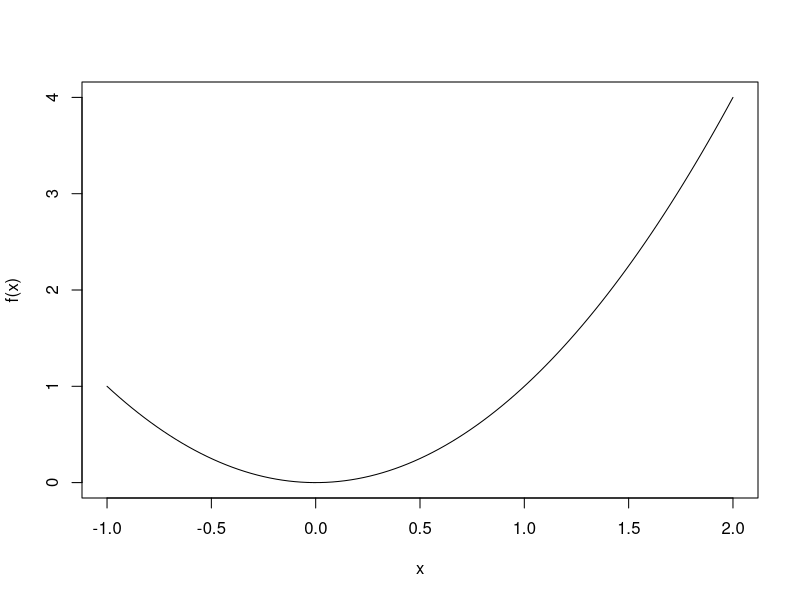

Reproduce this figure in R.
# f<-function(x){
#   x^2
# }
# 
# f(3)
# 
# ff<-function(x,m,dd){
#   (1/sqrt(2*pi*(dd^2))*(exp(-(x-m)^2/(2*(dd^2)))))
# }
# 
# ff()


f <- function(x){
  x^2
}
curve(f, -1, 2)
# P(0 < X < 1) = ?
integrate(f, 0, 1)

# X ~ N(100, 10)
MU <- 100
SIGMA <- 10
#
f <- function(x){
  (1/(sqrt(2*pi*SIGMA^2)))*exp(-(x - MU)^2/(2*SIGMA^2))
}

# P(90 < X < 110)
a1 <- integrate(f, 90, 110)$value
a1
a2 <- pnorm(110, MU, SIGMA) - pnorm(90, MU, SIGMA)
a2
a1 == a2
# 
#
# X ~ N(100, 15), find P(80 < X < 105)
g <- function(x, MU = 100, SIGMA = 15){
  (1/(sqrt(2*pi*SIGMA^2)))*exp(-(x - MU)^2/(2*SIGMA^2))
}
integrate(g, 80, 105)
pnorm(105, 100, 15) - pnorm(80, 100, 15)